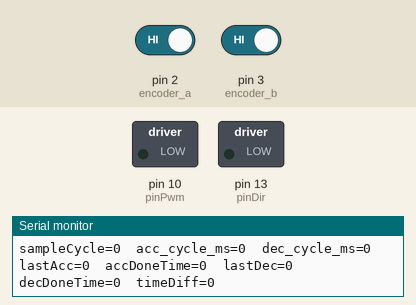
This sketch was run on a simulated Arduino Uno, built with avr-gcc and run on an emulated ATmega328P. On the bench: switched loads named in the sketch (green lamp = pin HIGH), the last lines printed to the serial monitor. Inputs (shaded band) come from the test bench; at power-on: pin 2 (encoder_a) HIGH, pin 3 (encoder_b) HIGH.

Above: at 0.1 s.
At 5.8 s:
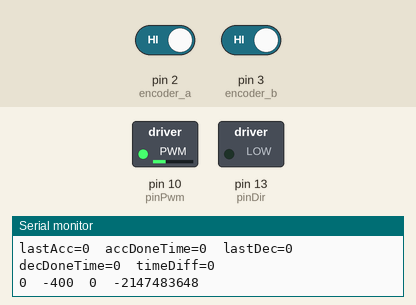
Timing chart, 0 to 21.5 s (numbered marks = the images above):
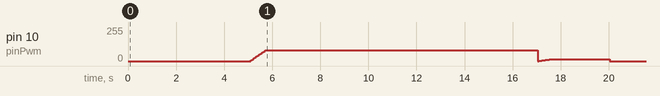

The sketch:

electricVehicle.ino
```cpp
#ifdef NO_ARDUINO
#include <iostream>
using namespace std;

#include "ard.h"
#define NPOINTS 2000

#else
#define uint16_t unsigned int
#define unit8_t unsigned char
#define NPOINTS 410

#endif

#define PWM_SCALE 400

const int pinPwm = 10;
const int pinDir = 13;
const int encoder_a = 2; // Green - pin 2 - Digital
const int encoder_b = 3; // White - pin 3 - Digital
long volatile encoder = 0;
//static  long lastEncoder = encoder;

#define FORWARD LOW
#define REVERSE HIGH

long start_time = 0;
long curPos=0;
long lastPos=0;
long curTime = 0;
long curSpd = 0;
int spdPwm=0; // value written to the pwm output to control motor speed

#ifndef NO_ARDUINO
void writeToMotor(int pwm) {
   if (pwm >= 0) {
    analogWrite(pinPwm, pwm);
    digitalWrite(pinDir, LOW);
  }
  else {
    analogWrite(pinPwm, -pwm);
    digitalWrite(pinDir, HIGH);
  }
}
#endif

void pr(const char*s) {
#ifdef NO_ARDUINO
   cout << s;
#else
   Serial.print(s);
#endif
}

void pr(long l) {
#ifdef NO_ARDUINO
   cout << l;
#else
   Serial.print(l);
#endif
}

void pr(const char* s,  long l) {
   pr(s);
   pr(l);
}

void prln(const char* s,  long l) {
   pr(s);
   pr(l);
   pr("\n");
}

void prln(const char* s) {
   pr(s);
   pr("\n");
}

void prln(long l) {
   pr(l);
   pr("\n");
}

void encoderPinChangeA() {
   long e=encoder;
   if (digitalRead(encoder_a) == digitalRead(encoder_b))
      encoder = e-1;
   else encoder = e+1;
}

void encoderPinChangeB() {
   long e=encoder;
   if (digitalRead(encoder_a) != digitalRead(encoder_b))
      encoder = e-1;
   else encoder = e+1;
}

long getEncoder() {
  long e = encoder;
  /*
  long diff = encoder - lastEncoder;
  if (diff > 50000)
    prln(" Too fast: ", diff);
  diff = -diff;
  if (diff > 50000)
    prln(" Too fast: ", diff);
  */
  return e;
}

#define D1WIDTH 6
#define mask(x) ((1<<x)-1)
#define midpoint(x) (1<<(x-1))
#define D1MAX mask(D1WIDTH)
#define D1OFFSET midpoint(D1WIDTH)
#define D2WIDTH (16-D1WIDTH)
#define D2MAX mask(D2WIDTH)
#define D2OFFSET midpoint(D2WIDTH)
#define D2DISCARD 3 // How many LSBits to discard
#define INVALID_INT ((1<<15)-1)
#define INVALID_LONG ((int)(((1UL)<<31)-1))

struct PackedRecord {
 protected:
   int curPtr;
   long curD1;
   long curD2;
   uint16_t data[NPOINTS];

   inline int getD1(int pos) {
      if (pos < 0 || pos > curPtr)
         return INVALID_INT;
      int rv = (int)(data[pos] & D1MAX);
      if ((rv == 0) || (rv == D1MAX))
         return INVALID_INT;
      else return rv-D1OFFSET;
   }

   inline int getD2(int pos) {
      if (pos < 0 || pos > curPtr)
         return INVALID_INT;
      int rv = (int)(data[pos]>>D1WIDTH);
      if ((rv == 0) || (rv == D2MAX))
         return INVALID_INT;
      else return ((rv-D2OFFSET)<<D2DISCARD);
   }

 public:
   void init() {
      curPtr = -1;
      curD1 = curD2 = 0;
   }

   void push(long d1, long d2) {
      //pr("push: ", curTime);
      //pr("\t", d1);
      //prln("\t", d2);

      long diffd1 = d1-curD1+D1OFFSET;
      long diffd2 = ((d2-curD2+midpoint(D2DISCARD))>>D2DISCARD)+D2OFFSET;
      curD1 = d1; curD2 = d2;
      if (diffd1 > D1MAX)
         diffd1 = D1MAX;
      if (diffd1 < 0)
         diffd1 = 0;
      if (diffd2 > D2MAX)
         diffd2 = D2MAX;
      if (diffd2 < 0)
         diffd2 = 0;
      data[++curPtr] = ((diffd2<<D1WIDTH)|diffd1);
      //pr("stored ", diffd1); pr("\t", diffd2); prln("\t", ((diffd2<<D1WIDTH)|diffd1));
   }

   inline long getD1(int pos, long last) {
      long rv = getD1(pos);
      if (rv == INVALID_INT) return INVALID_LONG;
      return last+rv;
   }

   inline long getD2(int pos, long last) {
      long rv = getD2(pos);
      if (rv == INVALID_INT) return INVALID_LONG;
      return last+rv;
   }
};

struct Record: public PackedRecord {
   char sampleCycle;
   char cycleCount;
   int acc_cycle_ms;
   int dec_cycle_ms;
   int lastAcc;
   int accDoneTime;
   int lastDec;
   int decDoneTime;
   int timeDiff;
   long lastPos;

 public:
   void init() {
      PackedRecord::init();
      sampleCycle = 1;
      cycleCount = 0;
      acc_cycle_ms = dec_cycle_ms = 10;
      lastAcc = lastDec = -1;
      timeDiff = 0;
   }

   void init(int sample_cycle, int acc_cycle, int dec_cycle) {
      sampleCycle = sample_cycle;
      acc_cycle_ms = acc_cycle;
      dec_cycle_ms = dec_cycle;
   }

   void push(long d1, long d2) {
      if (++cycleCount == sampleCycle) {
         cycleCount = 0;
         PackedRecord::push(d1, d2);
      }
   }

   void done_acc(long d1, long d2) {
      cycleCount = sampleCycle-1; // ensures next will be recorded
      push(d1, d2);
      lastAcc = curPtr;
      accDoneTime=curTime;
   }

   void done_dec(long d1, long d2) {
      cycleCount = sampleCycle-1;
      push(d1, d2);
      lastDec = curPtr;
      decDoneTime=curTime;
   }

   void finish(long pos) {
      timeDiff = millis() - start_time - curTime;
      lastPos = pos;
   }

   void print_all() {
      int i;
      pr("sampleCycle=", sampleCycle);
      pr("\tacc_cycle_ms=", acc_cycle_ms);
      prln("\tdec_cycle_ms=", dec_cycle_ms);
      pr("lastAcc=", lastAcc);
      pr("\taccDoneTime=", accDoneTime);
      pr("\tlastDec=", lastDec);
      pr("\tdecDoneTime=", decDoneTime);
      prln("\ttimeDiff=", timeDiff);
      if (lastAcc < 0 || lastAcc >= NPOINTS || lastDec < 0
             || lastDec >= NPOINTS || curPtr < 0 || curPtr >= NPOINTS)
        return;
      long pwm=0; long pos; long lastpos=0; long time=0; long lasttime=0;
      for (i=0; i <= curPtr; i++) {
         long inc = 0;
         if (i < lastAcc)
            inc = sampleCycle*acc_cycle_ms;
         else if (i == lastAcc)
            time = accDoneTime;
         else if (i < lastDec)
            inc = sampleCycle*dec_cycle_ms;
         else if (i == lastDec)
            time = decDoneTime;
         else inc = sampleCycle*acc_cycle_ms;
         time += inc;
         pwm = getD1(i, pwm);
         pos = getD2(i, lastpos);
         if (i == curPtr) pos = lastPos;
         pr(time);
         pr("\t", pwm*PWM_SCALE);
         pr("\t", pos);
         prln("\t", (pos-lastpos)*1000/((float)(time-lasttime)));
         lastpos = pos;
         lasttime = time;
      }
   }
};

Record record __attribute__ ((section (".noinit")));

void reachSpd(int iter, int minPwm, int maxPwm,
              long dist, float targetSpd, int cycle_ms, int pwmStep, int stop) {
// spdPwm is increased or decreased by pwmStep per cycle_ms until targetSpd is
// reached. (NOTE: targetSpd is measured in encoder ticks per cycle_ms.) From
// here on, spdPwm will be adjusted to maintain targetSpd. Function will return
// when dist has been traversed. For safety, spdPwm will be limited between
// minPwm and maxPwm, and the routine will be limited to a maximum of iter
// cycles.

   if (stop && (curSpd < (targetSpd*4)/3)) {
      spdPwm = 0;
      writeToMotor(spdPwm);
   }
   curPos = getEncoder();
   long targetPos = curPos + dist;
   /*
   pr("reachSpd(iter=", iter);
   pr(", minPwm=", minPwm);
   pr(", maxPwm=", maxPwm);
   pr(", dist=", dist);
   pr(", targetSpd=", targetSpd);
   pr(", cycle_ms=", cycle_ms);
   pr(", pwmStep=", pwmStep);
   prln(") at pos=", curPos);
   */
   for (int i=0; i < iter; i++) {
      delay(cycle_ms);
      curTime += cycle_ms;
      lastPos = curPos;
      curPos = getEncoder();
      curSpd = curPos - lastPos;
      if (curPos >= targetPos) {
         if (stop) {
            if (curSpd < 2) {
               spdPwm=0;
               return;
            }
            else if (curSpd > targetSpd) {
              if (spdPwm >= minPwm+pwmStep)
                 spdPwm -= pwmStep;
            }
            else spdPwm = 0;
         }
         else return;
      }
      else if (curSpd < targetSpd) {
         if (spdPwm+pwmStep < maxPwm)
            spdPwm += pwmStep;
         else spdPwm = maxPwm;
      }
      else if (curSpd > targetSpd) {
         if (spdPwm > minPwm+pwmStep)
            spdPwm -= pwmStep;
         else spdPwm = minPwm;
      }
      writeToMotor(spdPwm);
      if (i < iter-1) record.push(spdPwm, curPos);
   }
}

void reachPosAndSpd(int iter, int minPwm, int maxPwm, long targetPos,
                    float targetSpd, int cycle_ms, int pwmStep) {
// Increase or decrease spdPwm by 1 per cycle_ms in order to reach targetPos,
// with a terminal speed of targetSpd. NOTE: position is measured in encoder
// ticks, and speed in ticks per cycle_ms. Function will return as soon as
// targetPos is reached; reaching targetSpd is a best-effort proposition. For
// safety, spdPwm will be limited between minPwm and maxPwm, and the routine
// will be limited to a maximum of iter cycles.

   curPos = getEncoder();
   /*
   pr("reachPosAndSpd(iter=", iter);
   pr(", minPwm=", minPwm);
   pr(", maxPwm=", maxPwm);
   pr(", targetPos=", targetPos);
   pr(", targetSpd=", targetSpd);
   pr(", cycle_ms=", cycle_ms);
   pr(", pwmStep=", pwmStep);
   prln(") at pos=", curPos);
   */
   long lastSpd = curSpd;
   long lastDist = targetPos - curPos;
   long targetDec, curDec;

   for (int i=0; i < iter; i++) {
      delay(cycle_ms);
      curTime += cycle_ms;
      lastPos = curPos;
      curPos = getEncoder();
      curSpd = curPos - lastPos;
      curDec = (lastSpd - curSpd);

#ifdef USE_INIT_SPD
      curDec /= (i+1);
#else
      lastSpd = curSpd;
      lastDist = targetPos - curPos;
#endif
      targetDec = (lastSpd-targetSpd)*(lastSpd+targetSpd)/lastDist;// 2x
      //pr("targetDec=",targetDec);pr(",curDec=",curDec);prln(",curSpd=", curSpd);

      if (curPos >= targetPos - 300) {
        if (curSpd <= (targetSpd*5)/4)
           return;
        else if (spdPwm >= minPwm+pwmStep)
           spdPwm -= pwmStep;
      }
      else if (curDec > targetDec) {
            if (spdPwm+pwmStep < maxPwm)
               spdPwm += pwmStep;
            else spdPwm = maxPwm;
      }
      else if (curDec < targetDec) {
         if (spdPwm > minPwm+pwmStep)
            spdPwm -= pwmStep;
         else spdPwm = minPwm;
      }
      writeToMotor(spdPwm);
      if (i < iter-1) record.push(spdPwm, curPos);
   }
}

void go(long targetDist, float accFrac, long crawlDist,
        int timeout, int minPwm, int maxPwm, int minCrawlPwm, int maxCrawlPwm,
        float targetSpd, float targetAcc, float targetDec, float crawlSpd) {
// The whole program: move targetDist (in ticks), reaching a max speed of
// targetSpd (ticks/sec), and then decelerating to crawlSpd, and then finally
// stop. Acceleration phase lasts for accFrac fraction of targetDist.
// Acceleration should be maintained at targetAcc (pwm/sec^2) until targetSpd is
// reached, unless pwm value reaches above maxPwm or below minPwm, where it
// would be capped. The last crawlDist is covered at crawlSpd, with pwm value
// limited between minCrawlPwm and maxCrawlPwm. In between the two phases is the
// celeration phase, which needs no additional parameters, since the starting
// speed, ending speed, starting position and end position are already
// determined. However, we need to be given a target rate to start the
// deceleration rate: in particular, to set the dec_cycle_ms. The whole program
// should stop in timeout seconds.

   //record.print_all();
   record.init();

   curPos = getEncoder();
   long stopPos = curPos + targetDist;
   long decPos = stopPos - crawlDist;

   float accDist = targetDist*accFrac;

   int pwmStep1, pwmStep2;
   int acc_cycle_ms = 1000/targetAcc;
   pwmStep1 = 40/acc_cycle_ms;
   if (pwmStep1 == 0) pwmStep1 = 1;
   acc_cycle_ms *= pwmStep1;
   if (acc_cycle_ms > 50) {
      prln("Acceleration too slow\n");
      return;
   }

   int dec_cycle_ms = 1000/targetDec;
   pwmStep2 = 40/dec_cycle_ms;
   if (pwmStep2 == 0) pwmStep2 = 1;
   dec_cycle_ms *= pwmStep2;
   if (dec_cycle_ms > 50) {
      prln("Deceleration too slow\n");
      return;
   }

   int sampleCycle = 1+(timeout*1000)/(min(acc_cycle_ms, dec_cycle_ms)*NPOINTS);
   if (pwmStep1*sampleCycle*2 >= D1MAX) {
      prln("Acceleration too fast\n");
      return;
   }
   else if (pwmStep2*sampleCycle*2 >= D1MAX) {
      prln("Deceleration too fast\n");
      return;
   }

   record.init(sampleCycle, acc_cycle_ms, dec_cycle_ms);

#ifndef NO_ARDUINO
   int tmaxPwm = (targetSpd/0.95)/400;
   int tminPwm = -0.8*tmaxPwm;
#else
   int tmaxPwm = maxPwm;
   int tminPwm = minPwm;
#endif

   if (maxPwm < tmaxPwm) tmaxPwm = maxPwm;
   if (minPwm > tminPwm) tminPwm = minPwm;

   reachSpd((timeout*600)/acc_cycle_ms, tminPwm, tmaxPwm,
            accDist, (targetSpd*acc_cycle_ms)/1000, acc_cycle_ms, pwmStep1, 0);
   record.done_acc(spdPwm, curPos);

   curSpd = (curSpd*dec_cycle_ms+(acc_cycle_ms/2))/acc_cycle_ms;
   reachPosAndSpd((timeout*800-curTime)/dec_cycle_ms, tminPwm, tmaxPwm,
                  decPos, (targetSpd*dec_cycle_ms)/10000, dec_cycle_ms, pwmStep2);
   record.done_dec(spdPwm, curPos);

   curSpd = (curSpd*acc_cycle_ms+(dec_cycle_ms/2))/dec_cycle_ms;
   reachSpd((timeout*1000-curTime)/acc_cycle_ms, minCrawlPwm, maxCrawlPwm,
            stopPos-curPos, (crawlSpd*acc_cycle_ms)/1000, acc_cycle_ms, 1, 1);
   writeToMotor(0);
   record.push(spdPwm, curPos);
   record.finish(curPos);
   writeToMotor(0);
}

#ifdef NO_ARDUINO
int32_t main(int32_t argc, char *argv[]) {
#ifndef TEST_MODEL
   if (argc != 13) {
      cout << "Usage: " << argv[0] << " dist accFrac crawlDist\n";
      cout << "\ttimeout minPwm maxPwm minCrawlPwm maxCrawlPwm\n";
      cout << "\ttargetSpd targetAcc targetDec crawlSpd\n";
      exit(1);
   }
   go((long)atoi(argv[1]), atof(argv[2]), (long)atoi(argv[3]),
      (int)atoi(argv[4]), (int)atoi(argv[5]), (int)atoi(argv[6]),
      (int)atoi(argv[7]), (int)atoi(argv[8]), atof(argv[9]),
      atof(argv[10]), atof(argv[11]), atof(argv[12]));
   record.print_all();
#else
   for (int i=0; i < 4; i++) {
      writeToMotor(-100);
      delay(4000);
      curTime += 4;
      writeToMotor(100);
      delay(4000);
      curTime += 4;
   }
   writeToMotor(0);
   delay(2000);
   curTime += 2;
#endif
}
#else
void loop() {
  delay(5000);

  if (start_time == 0) {
     start_time = millis();
     int iter = 0;
     long targetDist = 60000; //26000 before
     float accFrac = 0.4;
     long crawlDist = 3000;
     int timeout = 15;
     int minPwm = -60; //0 before
     int maxPwm = 80; //80;
     int minCrawlPwm = 5;
     int maxCrawlPwm = 12;
     float targetSpd = 31000; //10000 before
     float targetAcc = 125;
     float targetDec = 75;
     float crawlSpd = 600;
     go(targetDist, accFrac, crawlDist, timeout, minPwm, maxPwm, minCrawlPwm,
     maxCrawlPwm, targetSpd, targetAcc, targetDec, crawlSpd);
     //long s = getEncoder();
     //long e = s+CRAWL_DIST;
     //crawlToEnd(s, e, 0, 50);
  }
}

void setup() {
  pinMode(pinPwm, OUTPUT);
  pinMode(pinDir, OUTPUT);
  pinMode(encoder_a, INPUT_PULLUP);
  pinMode(encoder_b, INPUT_PULLUP);
  TCCR1B = (TCCR1B & 0b11111000) | 0x02;
  attachInterrupt(digitalPinToInterrupt(encoder_a), encoderPinChangeA, CHANGE);
  attachInterrupt(digitalPinToInterrupt(encoder_b), encoderPinChangeB, CHANGE);
  Serial.begin(9600);
     record.print_all();
  }

#endif
```
